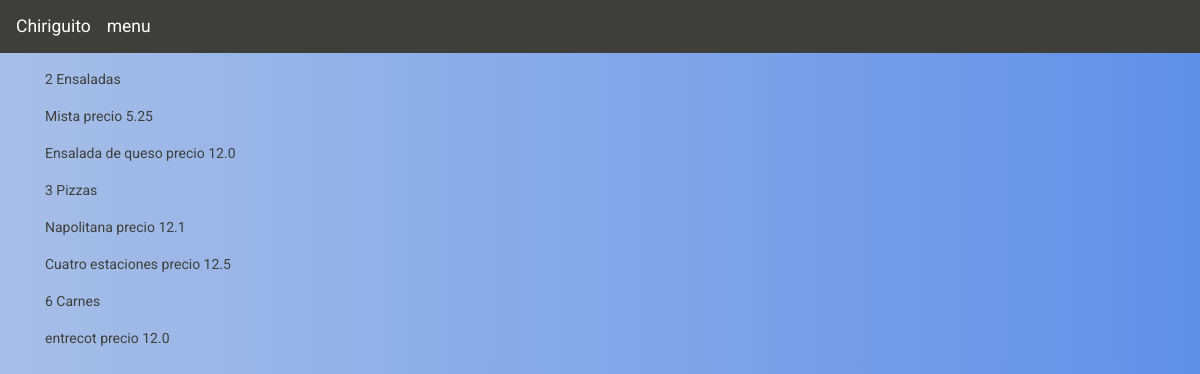
/ver_menu, run on an earlier commit of the app's database.
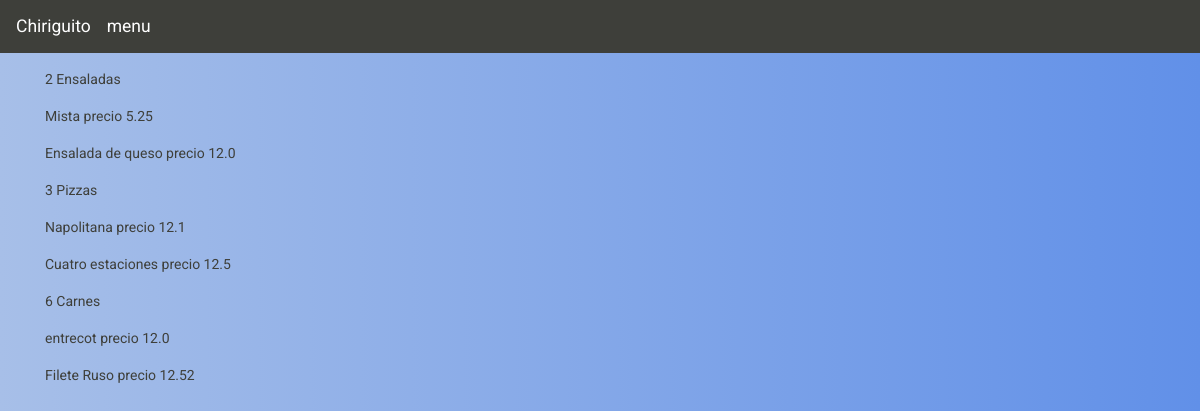
And on a later commit of the database.
### tables this page shows
CREATE TABLE "opciones" (
	"id"	INTEGER,
	"opcion"	VARCHAR(100) NOT NULL UNIQUE,
	PRIMARY KEY("id" AUTOINCREMENT)
);

CREATE TABLE "platos" (
	"id"	INTEGER,
	"plato"	VARCHAR(100) NOT NULL UNIQUE,
	"precio"	FLOAT,
	"categoria_id"	INTEGER NOT NULL,
	FOREIGN KEY("categoria_id") REFERENCES "categoria"("id"),
	PRIMARY KEY("id" AUTOINCREMENT)
);

### inicio.py (the view)
@app.route('/ver_menu')
def ver_menu():
    conexion = sqlite3.connect('database/chiringuito.db')
    cursor = conexion.cursor()
    opciones = cursor.execute("SELECT * FROM opciones").fetchall()
    conexion.close()
    conexion = sqlite3.connect('database/chiringuito.db')
    cursor = conexion.cursor()
    platos = cursor.execute("SELECT * FROM platos").fetchall()
    return render_template('ver_menu.html', opciones = opciones, platos=platos)

### templates/ver_menu.html
{% extends 'plantilla.html' %}
{% block body %}
{% for opcion in opciones %}
<p>{{opcion.0}} {{opcion.1}}</p>
    {% for plato in platos %}
        {%if opcion[0] == plato[3]%}
        <p>{{plato.1}}  precio {{plato.2}}</p>
        {%endif%}
    {%endfor%}
{% endfor %}
{% endblock %}

### templates/plantilla.html (shortened to what this page needs)
<!DOCTYPE html>
    <html lang="en">
    <head>
        <link rel="stylesheet" href="https://bootswatch.com/4/sandstone/bootstrap.css">
        <link rel="stylesheet" href="{{url_for('static',filename='css/main.css')}}">
    </head>
        <body>
        <nav class="navbar navbar-expand-lg navbar-dark bg-primary">
            <a class="navbar-brand" href="/">Chiriguito</a>
            <a href="/ver_menu" class="navbar-brand">menu</a>
        </nav>
    <div class= 'container pt-3'>
        {% block body %}
        {% endblock %}
    </div>
  </body>
</html>

### static/css/main.css (style rules this page uses)
body { background: #6190E8; background: -webkit-linear-gradient(to right, #A7BFE8, #6190E8); background: linear-gradient(to right, #A7BFE8, #6190E8); }

What changed in the data, as far as the page shows it:
added platos: plato "Filete Ruso", precio "12.52", shown under opciones "Carnes"
